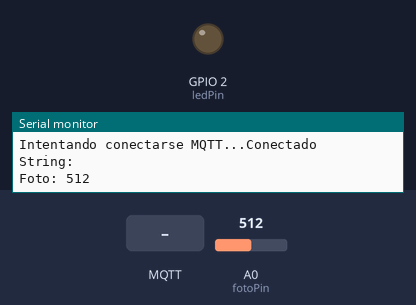
Simulated run of this sketch. Board: ESP8266 (NodeMCU). Parts: output pins drawn as LEDs (lit = HIGH), the last lines printed to the serial monitor. The inputs (shaded band) are chosen by the test bench; at power-on: A0 (fotoPin) = 512. WiFi joins after 1.5 s; servers stay silent unless stated; no MQTT or app messages arrive unless stated.

Above: at 2.7 s.
2.8 s: MQTT message "1" arrives on the first subscribed topic
At 7.7 s:
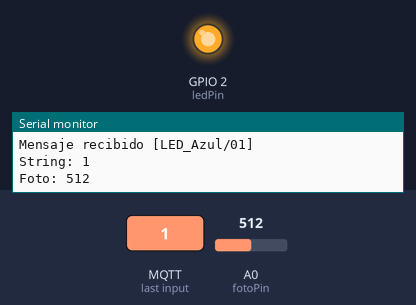
8.0 s: MQTT message "0" arrives on the first subscribed topic
At 13.0 s:
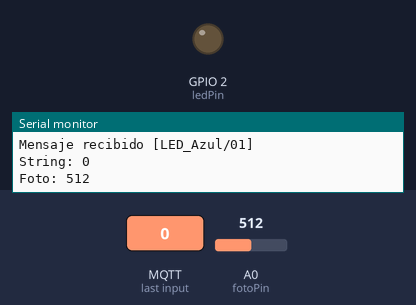
Timing chart, 0 to 14.5 s (numbered marks = the images above; inputs shaded):
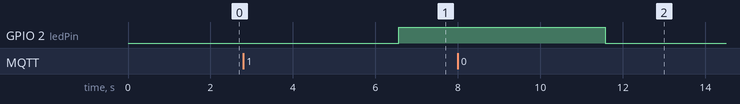

Measured:
- after the input at 2.8 s, GPIO 2 (ledPin): LOW → HIGH after 3.8 s
- after the input at 8.0 s, GPIO 2 (ledPin): HIGH → LOW after 3.6 s

The sketch:

ESP8266.ino
```cpp
#include <ESP8266WiFi.h>
#include <PubSubClient.h>

WiFiClient esp8266Client;
PubSubClient mqttClient(esp8266Client);

const char* ssid = "pocha";
const char* password = "Vale07Marce05";
const char* mqttServer = "broker.emqx.io";
const int mqttPort = 1883;

int ledPin = LED_BUILTIN; // El LED incorporado en el ESP8266 puede variar según el modelo
int fotoPin = A0; // Cambiado a A0 para leer un pin analógico

int var = 0;
char datos[40];
String resultS = "";

void wifiInit() {
  Serial.begin(115200);
  delay(10);
  Serial.print("Conectándose a ");
  Serial.println(ssid);

  WiFi.begin(ssid, password);

  while (WiFi.status() != WL_CONNECTED) {
    Serial.print(".");
    delay(500);
  }
  Serial.println("");
  Serial.println("Conectado a WiFi");
  Serial.println("Dirección IP: ");
  Serial.println(WiFi.localIP());
}

void callback(char* topic, byte* payload, unsigned int length) {
  Serial.print("Mensaje recibido [");
  Serial.print(topic);
  Serial.print("] ");

  char payload_string[length + 1];

  int resultI;

  memcpy(payload_string, payload, length);
  payload_string[length] = '\0';
  resultI = atoi(payload_string);

  var = resultI;

  resultS = "";

  for (int i = 0; i < length; i++) {
    resultS = resultS + (char)payload[i];
  }
  Serial.println();
}

void reconnect() {
  while (!mqttClient.connected()) {
    Serial.print("Intentando conectarse MQTT...");

    if (mqttClient.connect("esp8266Client")) {
      Serial.println("Conectado");

      mqttClient.subscribe("LED_Azul/01");
    } else {
      Serial.print("Fallo, rc=");
      Serial.print(mqttClient.state());
      Serial.println(" intentar de nuevo en 5 segundos");
      // Esperar 5 segundos antes de volver a intentar
      delay(5000);
    }
  }
}

void setup() {
  pinMode(ledPin, OUTPUT);
  wifiInit();
  mqttClient.setServer(mqttServer, mqttPort);
  mqttClient.setCallback(callback);
}

void loop() {
  if (!mqttClient.connected()) {
    reconnect();
  }
  mqttClient.loop();

  Serial.print("String: ");
  Serial.println(resultS);

  if (var == 0) {
    digitalWrite(ledPin, LOW);
  } else if (var == 1) {
    digitalWrite(ledPin, HIGH);
  }

  int fotoval = analogRead(fotoPin);
  Serial.print("Foto: ");
  Serial.println(fotoval);

  sprintf(datos, "Valor ADC: %d ", fotoval);
  mqttClient.publish("ADC_Wifi/01", datos);
  delay(5000);
}
```
